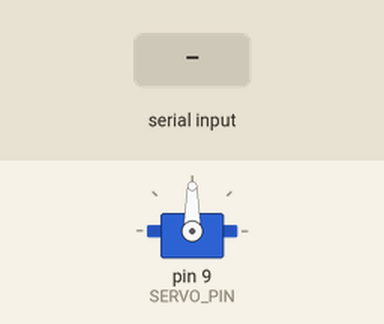
Simulated run of this sketch. Board: Arduino Uno, built with avr-gcc and run on an emulated ATmega328P. Parts: servo. The test bench sets the inputs (shaded band).

Above: at 1.2 s.
1.3 s: "1" received over Serial
At 2.0 s:
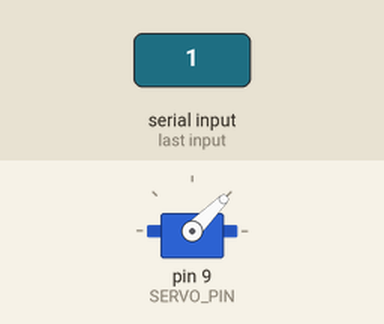
3.7 s: "2" received over Serial
At 4.4 s:
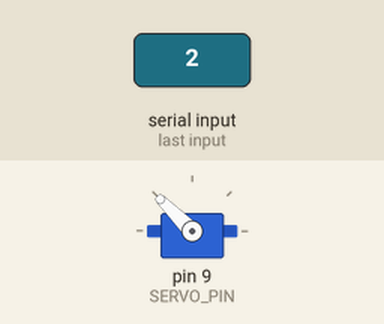
Timing chart, 0 to 6.7 s (numbered marks = the images above; inputs shaded):
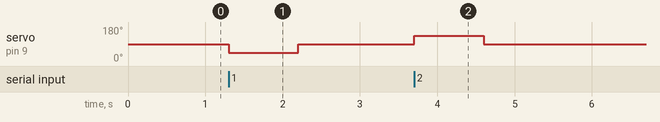

The sketch:

tiny_sorter_arduino.ino
```cpp
/*
 * ==============================================================================
 * Tiny Sorter — Hybrid Seed Separator (Arduino Code)
 * Architecture: Google Creative Lab "Tiny Sorter" Pattern
 * Compatible with: Arduino Uno, Nano, Leonardo, Mega, ESP32
 * ==============================================================================
 * Wiring:
 *   - Servo Signal (Orange/Yellow) -> Pin 9
 *   - Servo Power (Red)           -> 5V
 *   - Servo Ground (Brown/Black)  -> GND
 * ==============================================================================
 */

#include <Servo.h>

Servo sortingGate;
const int SERVO_PIN = 9;

// Flap angles
const int POS_CENTER = 90; // Neutral (middle)
const int POS_PEPPER = 45; // Divert left to Pepper Bin
const int POS_PAPAYA = 135; // Divert right to Papaya Bin

void setup() {
  Serial.begin(9600);
  sortingGate.attach(SERVO_PIN);
  sortingGate.write(POS_CENTER);
}

void loop() {
  if (Serial.available() > 0) {
    char cmd = Serial.read();

    if (cmd == '1') {
      // 🌶️ Seed classified as Pepper -> Divert to Bin A
      sortingGate.write(POS_PEPPER);
      delay(900); // Time for seed to roll into bin
      sortingGate.write(POS_CENTER);
    }
    else if (cmd == '2') {
      // 🥭 Seed classified as Papaya -> Divert to Bin B
      sortingGate.write(POS_PAPAYA);
      delay(900); // Time for seed to roll into bin
      sortingGate.write(POS_CENTER);
    }
  }
}
```

Measured:
- after the input at 1.3 s, servo on pin 9 (SERVO_PIN): 90° → 45° at once, → 90° 0.90 s later
- after the input at 3.7 s, servo on pin 9 (SERVO_PIN): 90° → 135° at once, → 90° 0.90 s later
